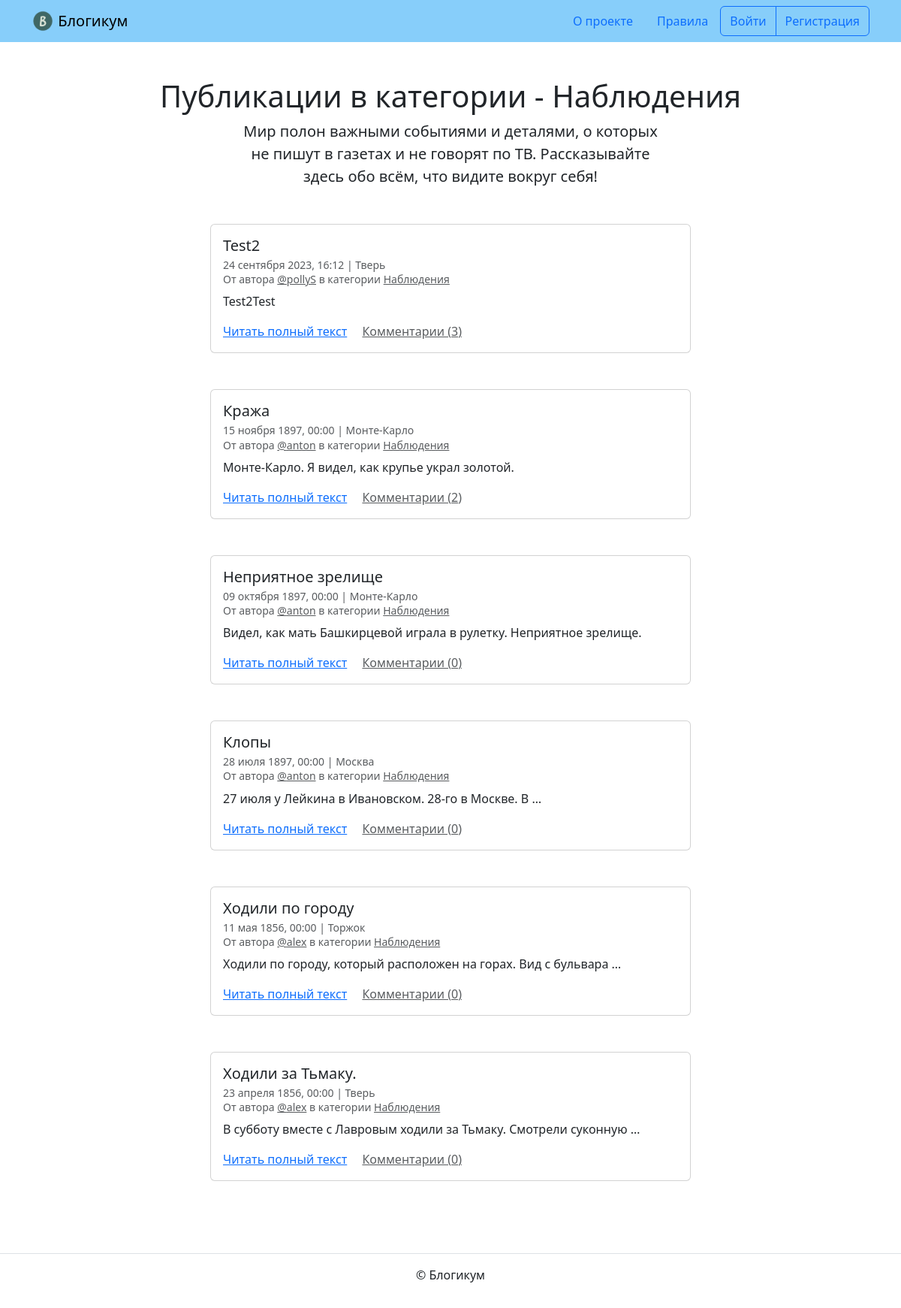
The app's page /category/details/, older data.
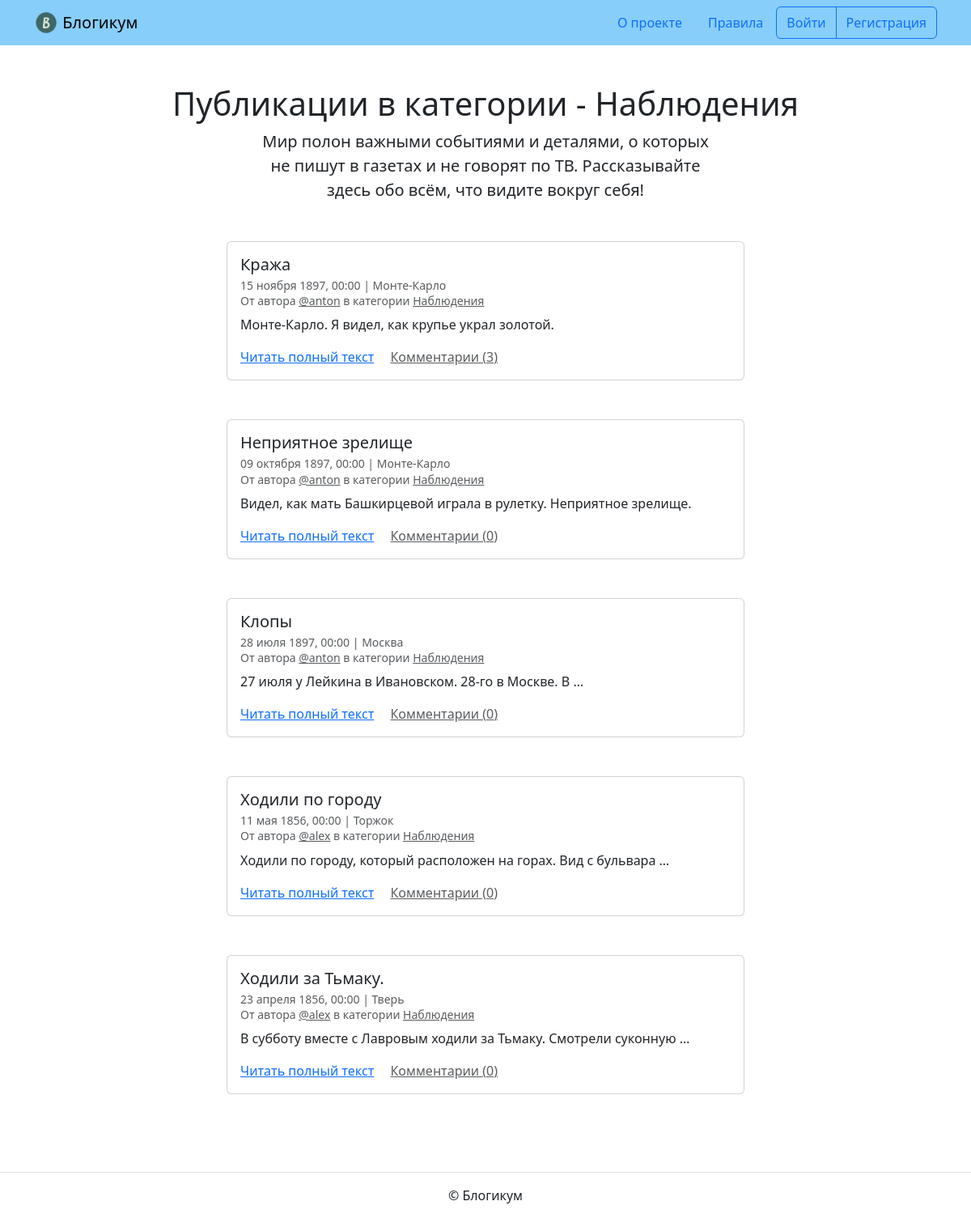
The same page, newer data.
### blog/models.py (models this page shows, shortened)
class Category(PublishedModel):
    title = models.CharField(max_length=256, verbose_name='Заголовок')
    description = models.TextField(verbose_name='Описание')
    slug = models.SlugField(
        unique=True,
        verbose_name='Идентификатор',
        help_text='Идентификатор страницы для URL; '
                  'разрешены символы латиницы, цифры, '
                  'дефис и подчёркивание.')
    class Meta:
        verbose_name = 'категория'
        verbose_name_plural = 'Категории'

class Post(PublishedModel):
    author = models.ForeignKey(
        User,
        on_delete=models.CASCADE,
        verbose_name='Автор публикации'
    )
    title = models.CharField(max_length=256, verbose_name='Заголовок')
    text = models.TextField(verbose_name='Текст')
    pub_date = models.DateTimeField(
        verbose_name='Дата и время публикации',
        help_text='Если установить дату и время в будущем — '
                  'можно делать отложенные публикации.')
    location = models.ForeignKey(
        Location,
        on_delete=models.SET_NULL,
        blank=True,
        null=True,
        verbose_name='Местоположение'
    )
    category = models.ForeignKey(
        Category,
        on_delete=models.SET_NULL,
        null=True,
        verbose_name='Категория'
    )
    objects = models.Manager()
    sorting_objects = SortingPost()
    image = models.ImageField(
        'Изображение', upload_to='posts_images', blank=True)
    class Meta:
        verbose_name = 'публикация'
        verbose_name_plural = 'Публикации'
    @property
    def comment_count(self):
        return self.comments.count()

class Location(PublishedModel):
    name = models.CharField(max_length=256, verbose_name='Название места')
    class Meta:
        verbose_name = 'местоположение'
        verbose_name_plural = 'Местоположения'

### blog/views.py (the view)
# urls.py: path('category/<slug:category_slug>/', views.category_posts,
def category_posts(request, category_slug):
    template_name = 'blog/category.html'
    category_post = (
        Post.objects.select_related(
            'author', 'location', 'category'
        ).filter(
            category__slug=category_slug,
            is_published=True,
            pub_date__lte=timezone.now()).order_by('-pub_date'))
    paginator = Paginator(category_post, 10)
    page_number = request.GET.get('page')
    category_post = paginator.get_page(page_number)
    category = get_object_or_404(
        Category.objects.values(
            'title', 'description'
        ).filter(
            slug=category_slug,
            is_published=True)
    )
    context = {'category': category,
               'page_obj': category_post}
    return render(request, template_name, context)

### templates/blog/category.html (shortened to what this page needs)
{% extends "base.html" %}
{% block content %}
  <h1 class="text-center">Публикации в категории - {{ category.title }}</h1>
  <p class="col-6 offset-3 mb-5 lead text-center">{{ category.description }}</p>
  {% for post in page_obj %}
    <article class="mb-5">
      {% include "includes/post_card.html" %}
    </article>
  {% endfor %}
{% endblock %}

### templates/base.html (shortened to what this page needs)
{% load static %}
{% load django_bootstrap5 %}
<!DOCTYPE html>
<html lang="ru">
  <head>
    {% bootstrap_css %}
  </head>
  <body>
    {% include "includes/header.html" %}
    <main>
      <div class="container py-5">
        {% block content %}{% endblock %}
      </div>
    </main>
    {% include "includes/footer.html" %}
  </body>
</html>

### templates/includes/header.html
{% load static %}
<header>
  <nav class="navbar navbar-light" style="background-color: lightskyblue">
    <div class="container">
      <a class="navbar-brand" href="{% url 'blog:index' %}">
        <img src="{% static 'img/logo.png' %}" width="30" height="30" class="d-inline-block align-top" alt="">
        Блогикум
      </a>
      {% with request.resolver_match.view_name as view_name %}
        <ul class="nav  nav-pills">
          <li class="nav-item">
            <a class="nav-link {% if view_name == 'pages:about' %} text-white {% endif %}" href="{% url 'pages:about' %}">
              О проекте
            </a>
          </li>
          <li class="nav-item">
            <a class="nav-link {% if view_name == 'pages:rules' %} text-white {% endif %}" href="{% url 'pages:rules' %}">
              Правила
            </a>
          </li>
          {% if user.is_authenticated %}
            <div class="btn-group" role="group" aria-label="Basic outlined example">
              <button type="button" class="btn btn-outline-primary"><a class="text-decoration-none text-reset"
                  href="{% url 'blog:create_post' %}">Написать пост</a></button>
              <button type="button" class="btn btn-outline-primary"><a class="text-decoration-none text-reset"
                  href="{% url 'blog:profile' user.username %}">{{ user.username }}</a></button>
              <button type="button" class="btn btn-outline-primary"><a class="text-decoration-none text-reset"
                  href="{% url 'logout' %}">Выйти</a></button>
            </div>
          {% else %}
            <div class="btn-group" role="group" aria-label="Basic outlined example">
              <button type="button" class="btn btn-outline-primary"><a class="text-decoration-none text-reset"
                  href="{% url 'login' %}">Войти</a></button>
              <button type="button" class="btn btn-outline-primary"><a class="text-decoration-none text-reset"
                  href="{% url 'registration' %}">Регистрация</a></button>
            </div>
          {% endif %}
        </ul>
      {% endwith %}
    </div>
  </nav>
</header>

### templates/includes/post_card.html (shortened to what this page needs)
<div class="col d-flex justify-content-center">
  <div class="card" style="width: 40rem;">
    <div class="card-body">
      <h5 class="card-title">{{ post.title }}</h5>
      <h6 class="card-subtitle mb-2 text-muted">
        <small>
          {{ post.pub_date|date:"d E Y, H:i" }} | {% if post.location and post.location.is_published %}{{ post.location.name }}{% else %}Планета Земля{% endif %}<br>
          От автора <a class="text-muted" href="{% url 'blog:profile' post.author %}">@{{ post.author.username }}</a> в
          категории {% include "includes/category_link.html" %}
        </small>
      </h6>
      <p class="card-text">{{ post.text|truncatewords:10 }}</p>
      <a href="{% url 'blog:post_detail' post.id %}" class="card-link">Читать полный текст</a>
      <a href="{% url 'blog:post_detail' post.id %}" class="card-link text-muted">Комментарии ({{ post.comment_count }})</a>
    </div>
  </div>
</div>

### templates/includes/category_link.html
<a class="text-muted" href="{% url 'blog:category_posts' post.category.slug %}">
  {{ post.category.title }}
</a>

### templates/includes/footer.html
<footer class="border-top text-center py-3">
  <p>© Блогикум</p>
</footer>

Row changes from the older to the newer data that the page shows:
no longer on this page (row edited): Post: title "Test2", pub_date "24 сентября 2023, 16:12", location.name "Тверь", author.username "pollyS", category "Наблюдения", text "Test2Test", comment_count "3"
computed for Post "Кража": comment_count "2" → "3"
